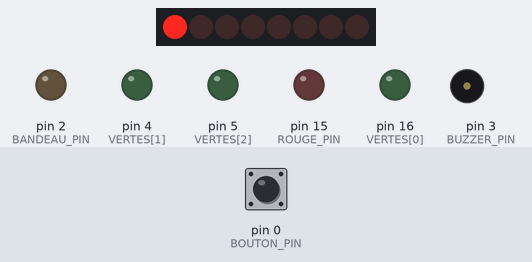
This sketch was run on a simulated Arduino Uno, built with avr-gcc and run on an emulated ATmega328P. On the bench: 8 shift-register outputs drawn as a row of LEDs (first output left, lit = HIGH), output pins drawn as LEDs (lit = HIGH), buzzer (waves = sounding). Wiring (inferred from the names in the program): shift register (74HC595): data pin 13; shift clock A0; latch pin 12. Wiring (inferred from the signals the program sends): row of LEDs: on Q0, Q1, Q2, Q3, Q4, Q5, Q6, Q7. Inputs (shaded band) come from the test bench; at power-on: pin 0 (BOUTON_PIN) HIGH. Random numbers use the default seed unless the sketch sets one; pins used as bus, display or sensor lines are not drawn.

Above: at 12.2 s.
12.3 s: pin 0 (BOUTON_PIN) pulsed LOW 2 times (0.12 s each, 0.3 s apart)
At 15.9 s:
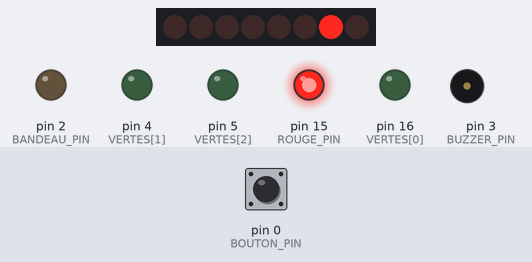
At 16.7 s:
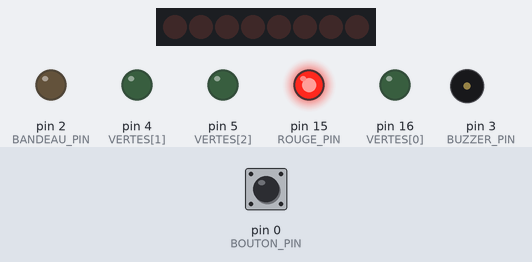
Timing chart, 0 to 18.2 s (numbered marks = the images above; inputs shaded):
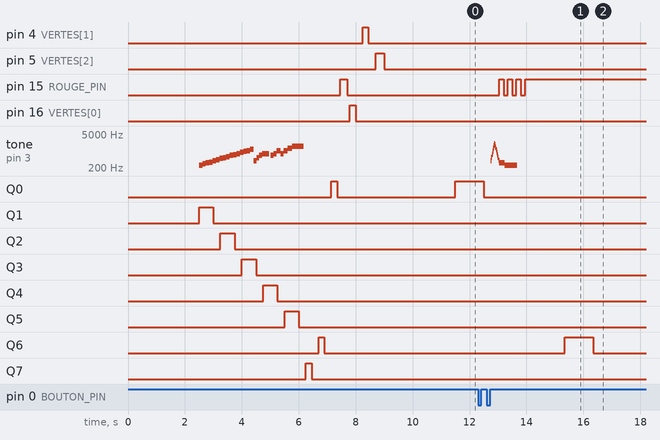

The sketch:

sketch_sep21a.ino
```cpp
#include <Arduino.h>

// Doit rester tout en haut (l'IDE Arduino génère des prototypes avant le reste du code)
struct Note { uint16_t freq, duree; };   // freq en Hz (0 = silence), duree en ms

// ---------- Broches ----------
const uint8_t DS_PIN = 13, SHCP_PIN = 14, STCP_PIN = 12;   // 74HC595 : D7, D5, D6 (OE -> GND, CLEAR -> HIGH)
// Sorties du 74HC595 : Q1..Q5 = lumières du bandeau 1 à 5 | Q7, Q6, Q0 = LED bleues 1 à 3
const uint8_t BLEUES[] = {1 << 7, 1 << 6, 1 << 0};         // masques des LED bleues, dans l'ordre d'allumage
const uint8_t VERTES[] = {16, 4, 5};                       // D0, D2, D1 : LED vertes, dans l'ordre d'allumage
const uint8_t NB_VERTES = sizeof(VERTES);
const uint8_t ROUGE_PIN = 15, BOUTON_PIN = 0, BUZZER_PIN = 3, BANDEAU_PIN = 2;   // D8, D3, RX, D4 (D4 inutilisée)

// ---------- Réglages ----------
const bool BUZZER_PASSIF = true;   // false = buzzer actif (seul le rythme est audible)
const unsigned long DELAI_DEMARRAGE_MS = 2000, DELAI_PREPARATION_MS = 500, INACTIVITE_MS = 2000, DELAI_ANTIREBOND = 30;

// ---------- 74HC595 (1 puce) ----------
void ecrire595(uint8_t motif) {                            // bit 0 = Q0 ... bit 7 = Q7
  digitalWrite(STCP_PIN, LOW);
  shiftOut(DS_PIN, SHCP_PIN, MSBFIRST, motif);
  digitalWrite(STCP_PIN, HIGH);
}
void stripUneSeule(uint8_t n) { ecrire595(n < 5 ? 2 << n : 0); }       // lumière 0 à 4 (Q1 à Q5), sinon tout éteint
void bleueSeule(uint8_t n)    { ecrire595(n < 3 ? BLEUES[n] : 0); }    // LED bleue 0 à 2, sinon tout éteint
void stripBarre(uint8_t n)     { ecrire595(((1 << n) - 1) << 1); }      // les n premières lumières (Q1 à Qn), n = 0 à 5

// ---------- LED vertes et rouge ----------
void setVertes(uint8_t nb)      { for (uint8_t i = 0; i < NB_VERTES; i++) digitalWrite(VERTES[i], i < nb); }    // les nb premières
void verteSeule(uint8_t numero) { for (uint8_t i = 0; i < NB_VERTES; i++) digitalWrite(VERTES[i], i == numero); }
void setRouge(bool etat)        { digitalWrite(ROUGE_PIN, etat); }
void toutEteindre()             { setVertes(0); setRouge(false); ecrire595(0); }   // tous les indicateurs

// ---------- Buzzer : lecteur de sons non bloquant ----------
const uint16_t NOTE_G3 = 196, NOTE_C4 = 262, NOTE_E4 = 330, NOTE_G4 = 392, NOTE_C5 = 523,
               NOTE_E5 = 659, NOTE_G5 = 784, NOTE_C6 = 1047, NOTE_E6 = 1319, NOTE_G6 = 1568;

const Note*   sonActuel = nullptr;
uint8_t       sonLongueur = 0, sonIndex = 0;
unsigned long tNote = 0, dureeNote = 0;

void sortieBuzzer(uint16_t freq) {
  if (BUZZER_PASSIF && freq) { tone(BUZZER_PIN, freq); return; }
  if (BUZZER_PASSIF) noTone(BUZZER_PIN);
  digitalWrite(BUZZER_PIN, !BUZZER_PASSIF && freq);
}

void lancerSon(const Note* notes, uint8_t longueur) {
  sortieBuzzer(0);
  sonActuel = notes; sonLongueur = longueur; sonIndex = 0;
  tNote = millis(); dureeNote = 0;
}
#define LANCER_SON(t) lancerSon(t, sizeof(t) / sizeof(t[0]))

void majSon() {                                            // à appeler souvent : passe à la note suivante
  if (!sonActuel || millis() - tNote < dureeNote) return;
  if (sonIndex >= sonLongueur) { sortieBuzzer(0); sonActuel = nullptr; return; }
  Note n = sonActuel[sonIndex++];
  sortieBuzzer(n.freq);
  tNote = millis(); dureeNote = n.duree;
}

// ---------- Effets sonores ----------
const Note SON_DEBUT[] = {                                 // ~3,7 s
  {262,120}, {294,120}, {330,120}, {349,120}, {392,120}, {440,120}, {494,120}, {523,120},
  {587,120}, {659,120}, {698,120}, {784,120}, {880,120}, {988,120}, {1047,120}, {1175,120},
  {NOTE_G4,100}, {NOTE_C5,100}, {NOTE_E5,100}, {NOTE_G5,250}, {0,50},
  {NOTE_E5,100}, {NOTE_G5,100}, {NOTE_C6,150}, {NOTE_G5,100}, {NOTE_C6,150}, {NOTE_E6,150}, {NOTE_G6,400}
};
const Note SON_PUISSANCE[] = { {1200,30}, {0,15}, {1600,30} };
const Note SON_TIR[] = {
  {400,20}, {550,20}, {750,20}, {1000,20}, {1300,20}, {1650,20}, {2000,20},
  {1800,22}, {1450,22}, {1150,22}, {900,22}, {700,22}, {550,22}, {420,22}
};
const Note SON_SUCCES[]   = { {NOTE_C6,70}, {NOTE_G6,180} };
const Note SON_ECHEC[]    = { {NOTE_E4,180}, {NOTE_C4,450} };
const Note SON_VICTOIRE[] = { {NOTE_C5,120}, {NOTE_G5,120}, {NOTE_C6,120}, {NOTE_E6,240}, {0,60},
                              {NOTE_C6,120}, {NOTE_E6,120}, {NOTE_G6,500} };
const Note SON_DEFAITE[]  = { {NOTE_G4,250}, {NOTE_E4,250}, {NOTE_C4,250}, {0,100}, {NOTE_G3,700} };

void fanfareDebut()           { LANCER_SON(SON_DEBUT); }
void sonChangementPuissance() { LANCER_SON(SON_PUISSANCE); }
void sonTir()                 { LANCER_SON(SON_TIR); }
void sonSucces()              { LANCER_SON(SON_SUCCES); }
void sonEchec()               { LANCER_SON(SON_ECHEC); }
void fanfareVictoire()        { LANCER_SON(SON_VICTOIRE); }
void fanfareDefaite()         { LANCER_SON(SON_DEFAITE); }

// ---------- Réglages du jeu ----------
// Les 5 lumières de la barre de puissance servent toutes au tir (une de plus toutes les 500 ms).
// Chaque cible est touchée quand on relâche avec un nombre de lumières allumées dans sa plage.
// Une cible peut couvrir 2 lumières pour faciliter le tir. Cibles dans l'ordre de BLEUES (Q7, Q6, Q0).
const uint8_t NIVEAU_DEBUT[] = {1, 3, 4};                  // première lumière qui touche la cible (incluse)
const uint8_t NIVEAU_FIN[]   = {2, 3, 5};                  // dernière lumière qui touche la cible (incluse)
const uint8_t NB_CIBLES  = sizeof(BLEUES);
const uint8_t NB_NIVEAUX = 5;                              // lumières de la barre de puissance (Q1 à Q5)
const unsigned long MS_PAR_NIVEAU = 500;                   // une lumière de plus toutes les 500 ms
const unsigned long TEMPS_MAX_MS  = (NB_NIVEAUX + 1) * MS_PAR_NIVEAU;   // 3000 ms : au-delà de la 5e lumière = hors circuit
const unsigned long DUREE_CIBLE_MS = 1000, DUREE_VOL_MS = 300, PAUSE_FIN_RONDE_MS = 1000;
const unsigned long PAUSE_ENTRE_RONDES_MS = 400;           // noir avant chaque cible : la même cible refait un clignotement visible
const uint8_t  POINTS_VICTOIRE = 3, PRISES_DEFAITE = 2;     // 3 points = partie gagnée, 2 prises = partie perdue
const unsigned long PAUSE_FIN_PARTIE_MS = 4000;            // attente avant de recommencer une partie

uint8_t points = 0, prises = 0;                            // points = LED vertes allumées, prises = LED rouge

uint8_t niveauDe(unsigned long ms) {                       // nombre de lumières allumées après 'ms' de maintien
  unsigned long n = ms / MS_PAR_NIVEAU;
  return n > NB_NIVEAUX ? NB_NIVEAUX : n;
}

// ---------- Bouton (INPUT_PULLUP : LOW = enfoncé), avec anti-rebond ----------
bool etatBoutonStable = HIGH, dernierEtat = HIGH;
unsigned long tChangement = 0;                             // instant du dernier changement brut du bouton

bool boutonEnfonce() {                                     // à appeler souvent
  bool lecture = digitalRead(BOUTON_PIN);
  if (lecture != dernierEtat) { dernierEtat = lecture; tChangement = millis(); }
  if (millis() - tChangement >= DELAI_ANTIREBOND) etatBoutonStable = lecture;
  return etatBoutonStable == LOW;
}

void reinitialiserBouton() {                               // oublie tout ce qui s'est passé avant
  dernierEtat = etatBoutonStable = digitalRead(BOUTON_PIN);
  tChangement = millis();
}

// ---------- Attente qui garde le son en marche (remplace delay) ----------
void attendre(unsigned long ms) {
  unsigned long debut = millis();
  while (millis() - debut < ms) { majSon(); yield(); }
}

// ---------- Début de partie ----------
void debutDePartie() {
  fanfareDebut();                                          // joue pendant toute la séquence

  for (uint8_t i = 0; i < 5; i++) {                        // 1. bandeau : Q1 à Q5, une lumière à la fois
    stripUneSeule(i); attendre(500);
    ecrire595(0);     attendre(250);
  }
  for (uint8_t i = 0; i < 3; i++) {                        // 2. LED bleues : Q7, Q6, Q0
    bleueSeule(i);    attendre(200);
    ecrire595(0);     attendre(i < 2 ? 250 : 100);
  }
  setRouge(true);  attendre(250);                          // 3. LED rouge
  setRouge(false); attendre(100);
  for (uint8_t i = 0; i < 3; i++) {                        // 4. LED vertes, une à la fois
    verteSeule(i);    attendre(i < 2 ? 200 : 300);
    setVertes(0);     attendre(i < 2 ? 250 : 100);
  }

  toutEteindre();                                          // 5. tout éteint, puis courte inactivité
  points = prises = 0;
  attendre(INACTIVITE_MS);
}

// ---------- Ronde (un tour de jeu) ----------
void ronde() {
  // 1. Court noir (pour que la même cible fasse un clignotement), puis cible au hasard :
  //    sa LED bleue brille 1 s, le bouton n'est pas lu pendant ce temps
  ecrire595(0);  attendre(PAUSE_ENTRE_RONDES_MS);
  uint8_t cible = random(NB_CIBLES);
  bleueSeule(cible);  attendre(DUREE_CIBLE_MS);
  ecrire595(0);

  // 2. Tout appui fait avant est ignoré : un bouton déjà enfoncé doit être relâché, puis réenfoncé
  reinitialiserBouton();
  while (boutonEnfonce())  { majSon(); yield(); }
  while (!boutonEnfonce()) { majSon(); yield(); }

  // 3. Charge de la puissance tant que le bouton est enfoncé (un bip à chaque lumière de plus)
  unsigned long debut = tChangement, tenu = 0;
  uint8_t niveau = 0;
  bool max = false;
  while (boutonEnfonce()) {
    tenu = millis() - debut;
    if (niveauDe(tenu) != niveau) { niveau = niveauDe(tenu); stripBarre(niveau); sonChangementPuissance(); }
    if (tenu >= TEMPS_MAX_MS) { max = true; break; }       // maximum atteint : le tir part tout seul
    majSon(); yield();
  }
  if (!max) {                                              // relâché : on prend l'instant réel du relâchement
    tenu = tChangement - debut;
    stripBarre(niveauDe(tenu));
  }

  // 4. Tir : bruit de vol, la barre de puissance reste affichée
  sonTir();  attendre(DUREE_VOL_MS);

  // 5. Résultat : la LED de la cible touchée s'allume (aucune si raté ou hors circuit)
  int8_t touche = -1;
  if (!max) {
    uint8_t n = niveauDe(tenu);                            // lumières allumées au relâchement
    for (uint8_t i = 0; i < NB_CIBLES; i++) {
      if (n >= NIVEAU_DEBUT[i] && n <= NIVEAU_FIN[i]) { touche = i; break; }
    }
  }
  ecrire595(touche >= 0 ? BLEUES[touche] : 0);

  if (touche == cible) {                                   // succès : un point, la LED verte clignote puis reste allumée
    sonSucces();
    if (points < NB_VERTES) points++;
    for (uint8_t i = 0; i < 3; i++) { setVertes(points); attendre(150); setVertes(points - 1); attendre(150); }
    setVertes(points);
  } else {                                                 // échec : une prise, la LED rouge clignote puis reste allumée
    sonEchec();
    if (prises < 255) prises++;
    for (uint8_t i = 0; i < 3; i++) { setRouge(true); attendre(150); setRouge(false); attendre(150); }
    setRouge(true);
  }

  attendre(PAUSE_FIN_RONDE_MS);
  ecrire595(0);
}

// ---------- Après chaque ronde : la partie est-elle terminée ? ----------
void postRonde() {
  bool gagnee = points >= POINTS_VICTOIRE;
  bool perdue = prises >= PRISES_DEFAITE;
  if (!gagnee && !perdue) return;                          // partie en cours : loop() lance une nouvelle ronde

  toutEteindre();
  if (gagnee) {                                            // victoire : LED vertes en alternance + fanfare
    fanfareVictoire();
    for (uint8_t i = 0; i < 8; i++) {
      for (uint8_t j = 0; j < NB_VERTES; j++) digitalWrite(VERTES[j], (i + j) % 2 == 0);
      attendre(200);
    }
  } else {                                                 // défaite : LED rouge qui clignote + fanfare
    fanfareDefaite();
    for (uint8_t i = 0; i < 8; i++) { setRouge(i % 2 == 0); attendre(200); }
  }

  toutEteindre();
  attendre(PAUSE_FIN_PARTIE_MS);
  debutDePartie();                                         // nouvelle partie (remet points et prises à 0)
}

// ---------- Programme principal ----------
void setup() {
  delay(DELAI_DEMARRAGE_MS);                               // laisse la carte et les composants s'initialiser

  pinMode(DS_PIN, OUTPUT); pinMode(SHCP_PIN, OUTPUT); pinMode(STCP_PIN, OUTPUT);
  ecrire595(0);

  for (uint8_t i = 0; i < NB_VERTES; i++) pinMode(VERTES[i], OUTPUT);
  setVertes(0);
  pinMode(ROUGE_PIN, OUTPUT);  setRouge(false);
  pinMode(BOUTON_PIN, INPUT_PULLUP);
  pinMode(BUZZER_PIN, OUTPUT); digitalWrite(BUZZER_PIN, LOW);
  pinMode(BANDEAU_PIN, OUTPUT); digitalWrite(BANDEAU_PIN, LOW);   // D4 : inutilisée, simplement à LOW

  randomSeed(analogRead(A0));                              // cible choisie au hasard à chaque ronde

  delay(DELAI_PREPARATION_MS);
  debutDePartie();
}

void loop() {
  ronde();
  postRonde();
}
```

Measured:
- after the input at 12.3 s, pin 15 (ROUGE_PIN): alternates HIGH for 0.15 s and LOW for 0.15 s, 7 changes in all, then stays HIGH, starting after 0.75 s; tone on pin 3 (BUZZER_PIN): plays 400 Hz for 0.02 s, 550 Hz for 0.02 s, 750 Hz for 0.02 s, 1000 Hz for 0.02 s, 1300 Hz for 0.02 s, 1650 Hz for 0.02 s … (16 notes in this stretch), starting after 0.45 s
